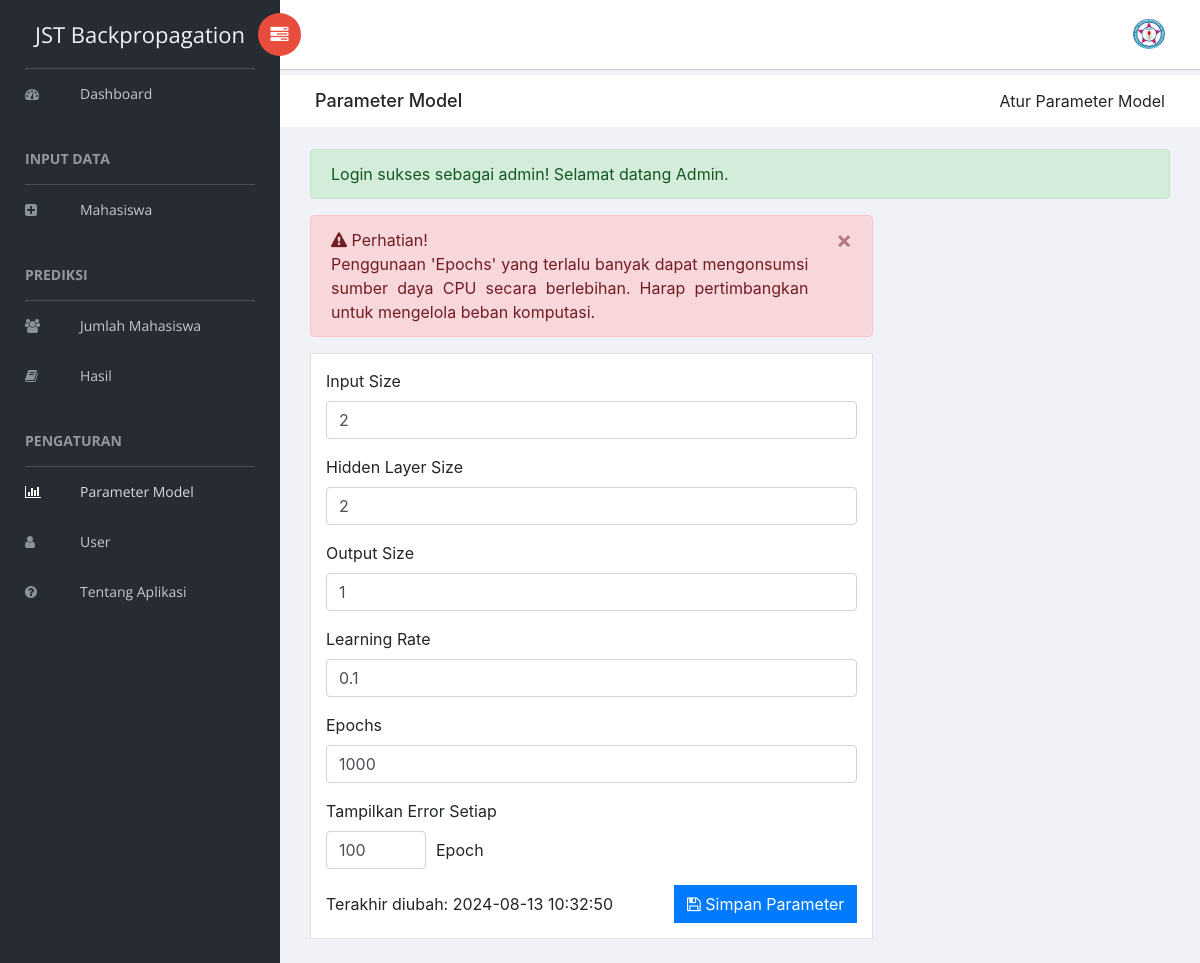
/parameterModel.php (signed in), run on an earlier commit of the app's database.
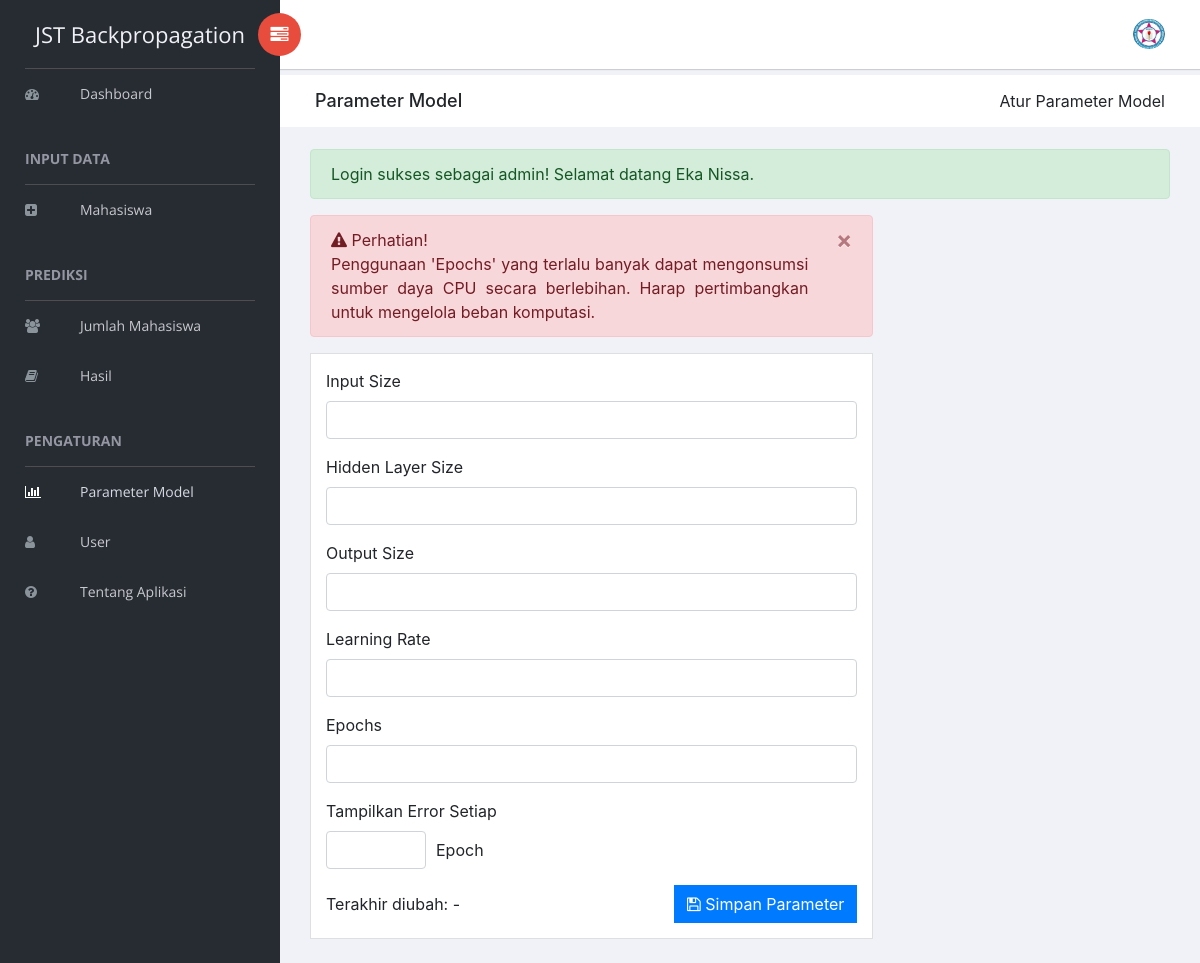
And on a later commit of the database.
### tables this page shows
CREATE TABLE `parameter_model` (
  `id` int(11) NOT NULL,
  `inputSize` int(11) DEFAULT NULL,
  `hiddenLayerSize` int(11) DEFAULT NULL,
  `outputSize` int(11) DEFAULT NULL,
  `learningRate` float DEFAULT NULL,
  `epochs` int(11) DEFAULT NULL,
  `iterasiError` int(11) DEFAULT NULL,
  `modified_at` timestamp NOT NULL DEFAULT current_timestamp() ON UPDATE current_timestamp()
);

### parameterModel.php (the view, shortened to what the changed rows need)
<?php
include 'dbKoneksi.php';
$sql = "SELECT * FROM parameter_model WHERE id = 1";
$result = $conn->query($sql);
if ($result->num_rows > 0) {
    $row = $result->fetch_assoc();
    $inputSize = $row['inputSize'];
    $hiddenLayerSize = $row['hiddenLayerSize'];
    $outputSize = $row['outputSize'];
    $learningRate = $row['learningRate'];
    $epochs = $row['epochs'];
    $iterasiError = $row['iterasiError'];
    $modified = $row['modified_at'];
} else {
    $inputSize = '';
    $hiddenLayerSize = '';
    $outputSize = '';
    $learningRate = '';
    $epochs = '';
    $iterasiError = '';
}
?>
<!doctype html>
<html class="no-js" lang="en">
<head>
    <link rel="stylesheet" href="vendors/bootstrap/dist/css/bootstrap.min.css">
    <link rel="stylesheet" href="vendors/font-awesome/css/font-awesome.min.css">
    <link rel="stylesheet" href="vendors/themify-icons/css/themify-icons.css">
    <link rel="stylesheet" href="vendors/flag-icon-css/css/flag-icon.min.css">
    <link rel="stylesheet" href="vendors/selectFX/css/cs-skin-elastic.css">
    <link rel="stylesheet" href="assets/css/style.css">
</head>
<body>
    <div id="right-panel" class="right-panel">
        <div class="breadcrumbs">
            <div class="col-sm-4">
                <div class="page-header float-left">
                    <div class="page-title">
                        <h1>Parameter Model</h1>
                    </div>
                </div>
            </div>
        </div>
        <div class="content mt-3">
            <div class="col-lg-12">
                <?php if (isset($_SESSION['success'])) : ?>
                    <div class="alert alert-success" role="alert">
                        <?php
                        echo $_SESSION['success'];
                        ?>
                    </div>
                <?php endif; ?>
            </div>
            <div class="col-lg-8">
                <div class="card">
                    <div class="card-body card-block">
                        <form action="simpanParameterModel.php" method="post" class="form-container">
                            <div class="form-group">
                                <label for="inputSize">Input Size</label>
                                <input type="number" class="form-control" id="inputSize" name="inputSize" value="<?php echo isset($inputSize) ? $inputSize : ''; ?>" required>
                            </div>
                            <div class="form-group">
                                <label for="hiddenLayerSize">Hidden Layer Size</label>
                                <input type="number" class="form-control" id="hiddenLayerSize" name="hiddenLayerSize" value="<?php echo isset($hiddenLayerSize) ? $hiddenLayerSize : ''; ?>" required>
                            </div>
                            <div class="form-group">
                                <label for="outputSize">Output Size</label>
                                <input type="number" class="form-control" id="outputSize" name="outputSize" value="<?php echo isset($outputSize) ? $outputSize : ''; ?>" required>
                            </div>
                            <div class="form-group">
                                <label for="learningRate">Learning Rate</label>
                                <input type="number" step="0.001" class="form-control" id="learningRate" name="learningRate" value="<?php echo isset($learningRate) ? $learningRate : ''; ?>" required>
                            </div>
                            <div class="form-group">
                                <label for="epochs">Epochs</label>
                                <input type="number" class="form-control" id="epochs" name="epochs" value="<?php echo isset($epochs) ? $epochs : ''; ?>" required>
                            </div>
                            <div class="form-group">
                                <div class="form-display-error">
                                    <input type="number" class="form-control custom-width" id="iterasiError" name="iterasiError" value="<?php echo isset($iterasiError) ? $iterasiError : ''; ?>" required>
                                    <span>Epoch</span>
                                </div>
                            </div>
                            <div class="form-footer">
                                <span>Terakhir diubah: <?php echo isset($modified) ? $modified : '-'; ?></span>
                                <button type="submit" class="btn btn-primary"><i class="fa fa-save"></i> Simpan Parameter</button>
                            </div>
                        </form>
                    </div>
                </div>
            </div>
        </div>
    </div>
</body>
</html>

What changed in the data, as far as the page shows it:
removed parameter_model: inputSize "2", hiddenLayerSize "2", outputSize "1", learningRate "0.1", epochs "1000", iterasiError "100", modified_at "2024-08-13 10:32:50"
Also different on the page:
$_SESSION['success']: "Login sukses sebagai admin! Selamat datang Admin." → "Login sukses sebagai admin! Selamat datang Eka Nissa."
